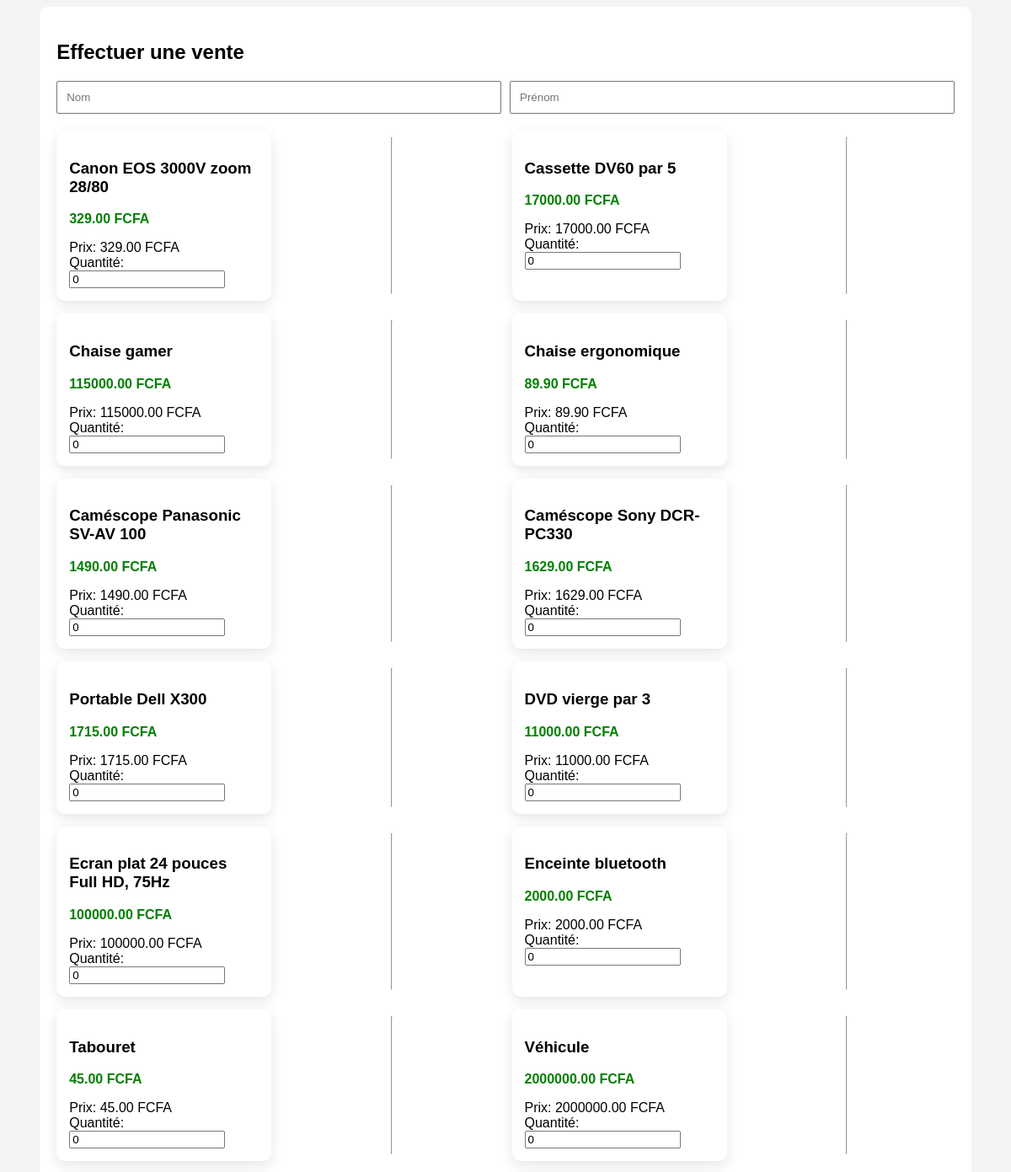
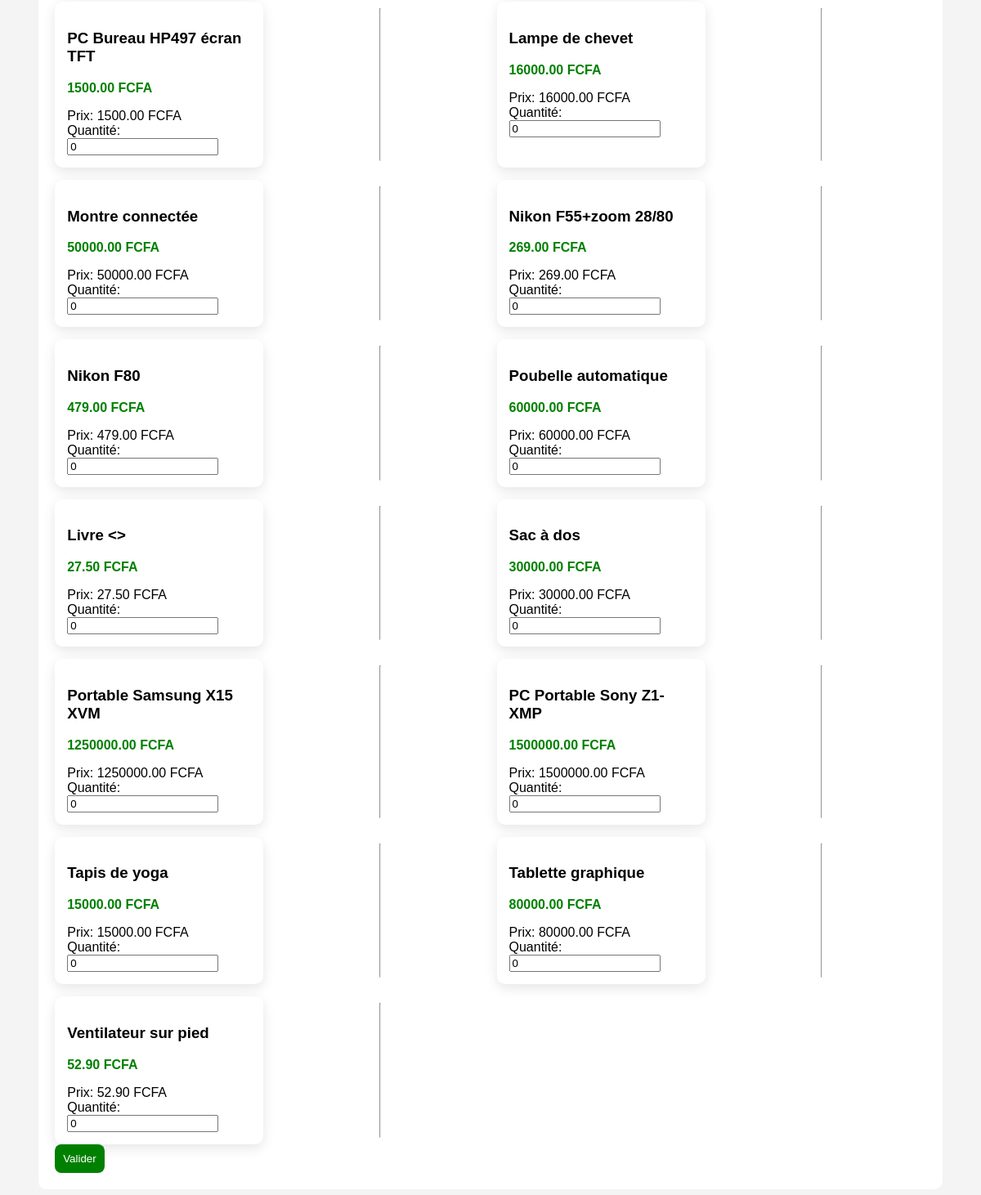
/vente.php, run on the app's committed database (2 pictures, top to bottom).
### tables this page shows
CREATE TABLE `article` (
  `id_article` varchar(20) NOT NULL,
  `design` varchar(100) DEFAULT NULL,
  `prix` decimal(10,2) DEFAULT NULL,
  `categorie` varchar(50) DEFAULT NULL
);

### vente.php (the view, shortened to what this page needs)
<?php
$conn = mysqli_connect("localhost", "root", "", "essaiebdd");
$sql = "SELECT id_article, design, prix FROM article";
$result = mysqli_query($conn, $sql);
?>
<!DOCTYPE html>
<html lang="fr">
<head>
</head>
<body>
<div class="container">
<h2>Effectuer une vente</h2>
<form method="POST" action="liste_vente.php">
<div class="client">
    <input type="text" name="nom" placeholder="Nom" required>
    <input type="text" name="prenom" placeholder="Prénom" required>
</div>
<div class="produits">
<?php $i = 0; while($row = mysqli_fetch_assoc($result)) { ?>
<div class="card">
    <h3><?= $row["design"] ?></h3>
    <p class="prix"><?= $row["prix"] ?> FCFA</p>
    Prix: <?= $row["prix"] ?> FCFA <br>
    Quantité: <input type="number" name="articles[<?= $i ?>][quantite]" value="0" min="0">
</div>
<hr>
<?php $i++; } ?>
</div>
<button type="submit" class="valider">Valider</button>
</form>
</div>
</body>
</html>

### vente.php (style rules this page uses)
body { font-family: Arial; background:#f4f4f4; }
.container { width: 90%; margin: auto; background: white; padding: 20px; border-radius: 10px; }
.client { display: flex; gap: 10px; margin-bottom: 20px; }
.client input { flex: 1; padding: 10px; }
.produits { display: grid; grid-template-columns: repeat(auto-fit, minmax(220px, 1fr)); gap: 15px; }
.card { background: #fff; padding: 15px; border-radius: 10px; box-shadow: 0 5px 15px rgba(0,0,0,0.1); }
.prix { color: green; font-weight: bold; }
button { padding: 10px; border: none; border-radius: 8px; }
.valider { background: green; color: white; }

### data on the page
article: design "Canon EOS 3000V zoom 28/80", prix "329.00"
article: design "Cassette DV60 par 5", prix "17000.00"
article: design "Chaise gamer", prix "115000.00"
article: design "Chaise ergonomique", prix "89.90"
article: design "Caméscope Panasonic SV-AV 100", prix "1490.00"
article: design "Caméscope Sony DCR-PC330", prix "1629.00"
article: design "Portable Dell X300", prix "1715.00"
article: design "DVD vierge par 3", prix "11000.00"
article: design "Ecran plat 24 pouces Full HD, 75Hz", prix "100000.00"
article: design "Enceinte bluetooth", prix "2000.00"
article: design "Tabouret", prix "45.00"
article: design "Véhicule", prix "2000000.00"
article: design "PC Bureau HP497 écran TFT", prix "1500.00"
article: design "Lampe de chevet", prix "16000.00"
article: design "Montre connectée", prix "50000.00"
article: design "Nikon F55+zoom 28/80", prix "269.00"
article: design "Nikon F80", prix "479.00"
article: design "Poubelle automatique", prix "60000.00"
article: design "Livre < >", prix "27.50"
article: design "Sac à dos", prix "30000.00"
article: design "Portable Samsung X15 XVM", prix "1250000.00"
article: design "PC Portable Sony Z1-XMP", prix "1500000.00"
article: design "Tapis de yoga", prix "15000.00"
article: design "Tablette graphique", prix "80000.00"
article: design "Ventilateur sur pied", prix "52.90"
